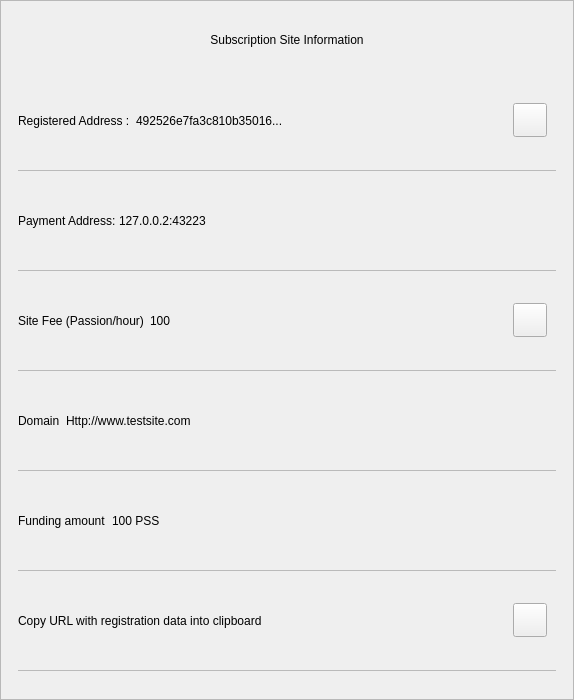
<?xml version="1.0" encoding="UTF-8"?>
<ui version="4.0">
 <class>SubscriptionInfoDialog</class>
 <widget class="QWidget" name="SubscriptionInfoDialog">
  <property name="geometry">
   <rect>
    <x>0</x>
    <y>0</y>
    <width>574</width>
    <height>700</height>
   </rect>
  </property>
  <property name="minimumSize">
   <size>
    <width>574</width>
    <height>530</height>
   </size>
  </property>
  <property name="windowTitle">
   <string>Form</string>
  </property>
  <property name="styleSheet">
   <string notr="true"/>
  </property>
  <layout class="QVBoxLayout" name="verticalLayout_3">
   <property name="spacing">
    <number>0</number>
   </property>
   <property name="leftMargin">
    <number>0</number>
   </property>
   <property name="topMargin">
    <number>0</number>
   </property>
   <property name="rightMargin">
    <number>0</number>
   </property>
   <property name="bottomMargin">
    <number>0</number>
   </property>
   <item>
    <widget class="QFrame" name="frame">
     <property name="styleSheet">
      <string notr="true"/>
     </property>
     <property name="frameShape">
      <enum>QFrame::StyledPanel</enum>
     </property>
     <property name="frameShadow">
      <enum>QFrame::Raised</enum>
     </property>
     <layout class="QVBoxLayout" name="verticalLayout">
      <property name="leftMargin">
       <number>0</number>
      </property>
      <property name="rightMargin">
       <number>0</number>
      </property>
      <item>
       <layout class="QHBoxLayout" name="horizontalLayout_3">
        <property name="spacing">
         <number>0</number>
        </property>
        <property name="leftMargin">
         <number>20</number>
        </property>
        <property name="topMargin">
         <number>10</number>
        </property>
        <property name="rightMargin">
         <number>20</number>
        </property>
        <item>
         <spacer name="horizontalSpacer_2">
          <property name="orientation">
           <enum>Qt::Horizontal</enum>
          </property>
          <property name="sizeHint" stdset="0">
           <size>
            <width>40</width>
            <height>20</height>
           </size>
          </property>
         </spacer>
        </item>
        <item>
         <widget class="QLabel" name="labelTitle">
          <property name="minimumSize">
           <size>
            <width>0</width>
            <height>40</height>
           </size>
          </property>
          <property name="maximumSize">
           <size>
            <width>16777215</width>
            <height>40</height>
           </size>
          </property>
          <property name="styleSheet">
           <string notr="true">padding-left:24px;</string>
          </property>
          <property name="text">
           <string>Subscription Site Information</string>
          </property>
          <property name="alignment">
           <set>Qt::AlignCenter</set>
          </property>
          <property name="margin">
           <number>7</number>
          </property>
         </widget>
        </item>
        <item>
         <spacer name="horizontalSpacer">
          <property name="orientation">
           <enum>Qt::Horizontal</enum>
          </property>
          <property name="sizeHint" stdset="0">
           <size>
            <width>40</width>
            <height>20</height>
           </size>
          </property>
         </spacer>
        </item>
        <item>
         <widget class="QPushButton" name="btnEsc">
          <property name="minimumSize">
           <size>
            <width>24</width>
            <height>24</height>
           </size>
          </property>
          <property name="maximumSize">
           <size>
            <width>24</width>
            <height>24</height>
           </size>
          </property>
          <property name="styleSheet">
           <string notr="true">border:none;</string>
          </property>
          <property name="text">
           <string/>
          </property>
         </widget>
        </item>
       </layout>
      </item>
      <item>
       <spacer name="verticalSpacer">
        <property name="orientation">
         <enum>Qt::Vertical</enum>
        </property>
        <property name="sizeType">
         <enum>QSizePolicy::Fixed</enum>
        </property>
        <property name="sizeHint" stdset="0">
         <size>
          <width>20</width>
          <height>10</height>
         </size>
        </property>
       </spacer>
      </item>
      <item>
       <widget class="QWidget" name="layoutScroll" native="true">
        <property name="minimumSize">
         <size>
          <width>0</width>
          <height>0</height>
         </size>
        </property>
        <layout class="QVBoxLayout" name="verticalLayout_4">
         <property name="leftMargin">
          <number>0</number>
         </property>
         <property name="topMargin">
          <number>0</number>
         </property>
         <property name="rightMargin">
          <number>0</number>
         </property>
         <item>
          <widget class="QScrollArea" name="scrollArea">
           <property name="styleSheet">
            <string notr="true">#scrollArea {
background:transparent;
}</string>
           </property>
           <property name="horizontalScrollBarPolicy">
            <enum>Qt::ScrollBarAlwaysOff</enum>
           </property>
           <property name="sizeAdjustPolicy">
            <enum>QAbstractScrollArea::AdjustIgnored</enum>
           </property>
           <property name="widgetResizable">
            <bool>true</bool>
           </property>
           <property name="alignment">
            <set>Qt::AlignLeading|Qt::AlignLeft|Qt::AlignTop</set>
           </property>
           <widget class="QWidget" name="scrollAreaWidgetContents">
            <property name="geometry">
             <rect>
              <x>0</x>
              <y>0</y>
              <width>570</width>
              <height>596</height>
             </rect>
            </property>
            <property name="autoFillBackground">
             <bool>false</bool>
            </property>
            <property name="styleSheet">
             <string notr="true">#scrollAreaWidgetContents {
background:transparent;
}</string>
            </property>
            <layout class="QVBoxLayout" name="verticalLayout_7">
             <property name="spacing">
              <number>0</number>
             </property>
             <property name="sizeConstraint">
              <enum>QLayout::SetDefaultConstraint</enum>
             </property>
             <property name="leftMargin">
              <number>0</number>
             </property>
             <property name="topMargin">
              <number>0</number>
             </property>
             <property name="rightMargin">
              <number>0</number>
             </property>
             <property name="bottomMargin">
              <number>0</number>
             </property>
             <item>
              <widget class="QWidget" name="content" native="true">
               <layout class="QVBoxLayout" name="verticalLayout_2">
                <property name="leftMargin">
                 <number>16</number>
                </property>
                <property name="topMargin">
                 <number>0</number>
                </property>
                <property name="rightMargin">
                 <number>16</number>
                </property>
                <item>
                 <widget class="QWidget" name="contentID" native="true">
                  <layout class="QHBoxLayout" name="horizontalLayout_12" stretch="0,1,0">
                   <property name="leftMargin">
                    <number>0</number>
                   </property>
                   <item>
                    <widget class="QLabel" name="labelId">
                     <property name="maximumSize">
                      <size>
                       <width>16777215</width>
                       <height>16777215</height>
                      </size>
                     </property>
                     <property name="text">
                      <string>Registered Address :</string>
                     </property>
                    </widget>
                   </item>
                   <item>
                    <widget class="QLabel" name="textId">
                     <property name="text">
                      <string notr="true">492526e7fa3c810b35016...</string>
                     </property>
                    </widget>
                   </item>
                   <item>
                    <widget class="QPushButton" name="pushCopy">
                     <property name="minimumSize">
                      <size>
                       <width>34</width>
                       <height>34</height>
                      </size>
                     </property>
                     <property name="maximumSize">
                      <size>
                       <width>34</width>
                       <height>34</height>
                      </size>
                     </property>
                     <property name="focusPolicy">
                      <enum>Qt::NoFocus</enum>
                     </property>
                     <property name="text">
                      <string/>
                     </property>
                     <property name="iconSize">
                      <size>
                       <width>24</width>
                       <height>24</height>
                      </size>
                     </property>
                    </widget>
                   </item>
                  </layout>
                 </widget>
                </item>
                <item>
                 <widget class="QLabel" name="labelDivider9">
                  <property name="maximumSize">
                   <size>
                    <width>16777215</width>
                    <height>1</height>
                   </size>
                  </property>
                  <property name="styleSheet">
                   <string notr="true">background-color:#bababa;</string>
                  </property>
                  <property name="text">
                   <string/>
                  </property>
                 </widget>
                </item>
                <item>
                 <widget class="QWidget" name="contentOutputs" native="true">
                  <layout class="QHBoxLayout" name="horizontalLayout_11" stretch="0,3">
                   <property name="spacing">
                    <number>0</number>
                   </property>
                   <property name="leftMargin">
                    <number>0</number>
                   </property>
                   <property name="rightMargin">
                    <number>12</number>
                   </property>
                   <item>
                    <widget class="QLabel" name="labelSend">
                     <property name="maximumSize">
                      <size>
                       <width>16777215</width>
                       <height>16777215</height>
                      </size>
                     </property>
                     <property name="text">
                      <string>Payment Address: </string>
                     </property>
                    </widget>
                   </item>
                   <item>
                    <widget class="QLabel" name="textAddress">
                     <property name="text">
                      <string notr="true">127.0.0.2:43223</string>
                     </property>
                    </widget>
                   </item>
                  </layout>
                 </widget>
                </item>
                <item>
                 <widget class="QLabel" name="labelDivider8">
                  <property name="maximumSize">
                   <size>
                    <width>16777215</width>
                    <height>1</height>
                   </size>
                  </property>
                  <property name="styleSheet">
                   <string notr="true">background-color:#bababa;</string>
                  </property>
                  <property name="text">
                   <string/>
                  </property>
                 </widget>
                </item>
                <item>
                 <widget class="QWidget" name="contentAmount" native="true">
                  <layout class="QHBoxLayout" name="horizontalLayout_4" stretch="0,1,0">
                   <property name="leftMargin">
                    <number>0</number>
                   </property>
                   <item>
                    <widget class="QLabel" name="labelAmount">
                     <property name="maximumSize">
                      <size>
                       <width>16777215</width>
                       <height>16777215</height>
                      </size>
                     </property>
                     <property name="text">
                      <string>Site Fee (Passion/hour)</string>
                     </property>
                    </widget>
                   </item>
                   <item>
                    <widget class="QLabel" name="textAmount">
                     <property name="text">
                      <string notr="true">100</string>
                     </property>
                    </widget>
                   </item>
                   <item>
                    <widget class="QPushButton" name="pushCopyId">
                     <property name="minimumSize">
                      <size>
                       <width>34</width>
                       <height>34</height>
                      </size>
                     </property>
                     <property name="maximumSize">
                      <size>
                       <width>34</width>
                       <height>34</height>
                      </size>
                     </property>
                     <property name="focusPolicy">
                      <enum>Qt::NoFocus</enum>
                     </property>
                     <property name="text">
                      <string/>
                     </property>
                    </widget>
                   </item>
                  </layout>
                 </widget>
                </item>
                <item>
                 <widget class="QLabel" name="labelDivider6">
                  <property name="maximumSize">
                   <size>
                    <width>16777215</width>
                    <height>1</height>
                   </size>
                  </property>
                  <property name="styleSheet">
                   <string notr="true">background-color:#bababa;</string>
                  </property>
                  <property name="text">
                   <string/>
                  </property>
                 </widget>
                </item>
                <item>
                 <widget class="QWidget" name="contentInputs" native="true">
                  <layout class="QHBoxLayout" name="horizontalLayout" stretch="0,2">
                   <property name="leftMargin">
                    <number>0</number>
                   </property>
                   <property name="rightMargin">
                    <number>12</number>
                   </property>
                   <item>
                    <widget class="QLabel" name="labelInputs">
                     <property name="sizePolicy">
                      <sizepolicy hsizetype="Minimum" vsizetype="Preferred">
                       <horstretch>0</horstretch>
                       <verstretch>0</verstretch>
                      </sizepolicy>
                     </property>
                     <property name="maximumSize">
                      <size>
                       <width>16777215</width>
                       <height>16777215</height>
                      </size>
                     </property>
                     <property name="text">
                      <string>Domain</string>
                     </property>
                    </widget>
                   </item>
                   <item>
                    <widget class="QLabel" name="textInputs">
                     <property name="text">
                      <string>Http://www.testsite.com</string>
                     </property>
                    </widget>
                   </item>
                  </layout>
                 </widget>
                </item>
                <item>
                 <widget class="QLabel" name="labelDivider1">
                  <property name="maximumSize">
                   <size>
                    <width>16777215</width>
                    <height>1</height>
                   </size>
                  </property>
                  <property name="styleSheet">
                   <string notr="true">background-color:#bababa;</string>
                  </property>
                  <property name="text">
                   <string/>
                  </property>
                 </widget>
                </item>
                <item>
                 <widget class="QWidget" name="contentFee" native="true">
                  <layout class="QHBoxLayout" name="horizontalLayout_7" stretch="0,1">
                   <property name="leftMargin">
                    <number>0</number>
                   </property>
                   <item>
                    <widget class="QLabel" name="labelFee">
                     <property name="maximumSize">
                      <size>
                       <width>16777215</width>
                       <height>16777215</height>
                      </size>
                     </property>
                     <property name="text">
                      <string>Funding amount</string>
                     </property>
                    </widget>
                   </item>
                   <item>
                    <widget class="QLabel" name="textStatus">
                     <property name="text">
                      <string notr="true">100 PSS</string>
                     </property>
                    </widget>
                   </item>
                  </layout>
                 </widget>
                </item>
                <item>
                 <widget class="QLabel" name="labelDivider4">
                  <property name="maximumSize">
                   <size>
                    <width>16777215</width>
                    <height>1</height>
                   </size>
                  </property>
                  <property name="styleSheet">
                   <string notr="true">background-color:#bababa;</string>
                  </property>
                  <property name="text">
                   <string/>
                  </property>
                 </widget>
                </item>
                <item>
                 <widget class="QWidget" name="contentExport" native="true">
                  <layout class="QHBoxLayout" name="horizontalLayout_8" stretch="3,0">
                   <property name="leftMargin">
                    <number>0</number>
                   </property>
                   <item>
                    <widget class="QLabel" name="textExport">
                     <property name="styleSheet">
                      <string notr="true">padding-top:1px;</string>
                     </property>
                     <property name="lineWidth">
                      <number>0</number>
                     </property>
                     <property name="text">
                      <string>Copy URL with registration data into clipboard</string>
                     </property>
                     <property name="wordWrap">
                      <bool>true</bool>
                     </property>
                     <property name="indent">
                      <number>0</number>
                     </property>
                    </widget>
                   </item>
                   <item>
                    <widget class="QPushButton" name="pushExport">
                     <property name="minimumSize">
                      <size>
                       <width>34</width>
                       <height>34</height>
                      </size>
                     </property>
                     <property name="maximumSize">
                      <size>
                       <width>34</width>
                       <height>34</height>
                      </size>
                     </property>
                     <property name="focusPolicy">
                      <enum>Qt::NoFocus</enum>
                     </property>
                     <property name="text">
                      <string/>
                     </property>
                    </widget>
                   </item>
                  </layout>
                 </widget>
                </item>
                <item>
                 <widget class="QLabel" name="labelDivider7">
                  <property name="maximumSize">
                   <size>
                    <width>16777215</width>
                    <height>1</height>
                   </size>
                  </property>
                  <property name="styleSheet">
                   <string notr="true">background-color:#bababa;</string>
                  </property>
                  <property name="text">
                   <string/>
                  </property>
                 </widget>
                </item>
               </layout>
              </widget>
             </item>
            </layout>
           </widget>
          </widget>
         </item>
        </layout>
       </widget>
      </item>
     </layout>
    </widget>
   </item>
  </layout>
 </widget>
 <resources/>
 <connections/>
</ui>
